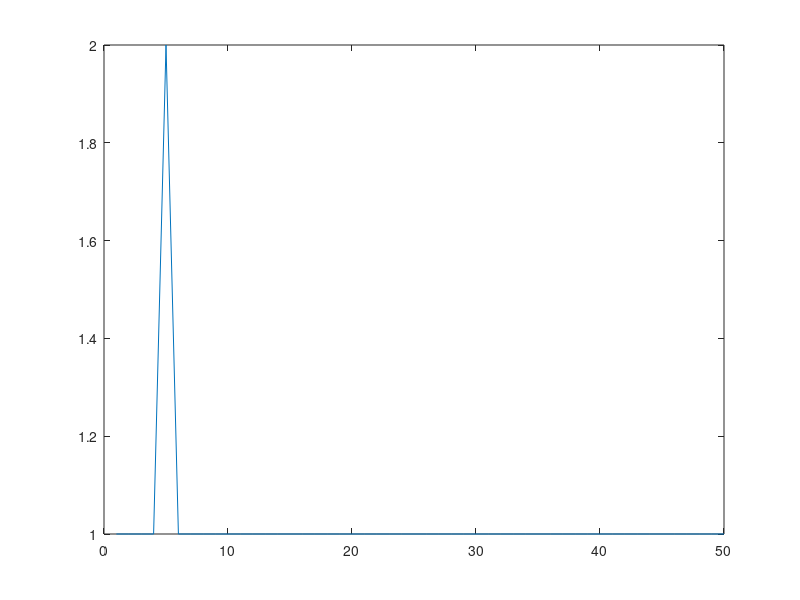

Write MATLAB code to recreate this figure.
x = [0 1];
y = [1 0];
w = 0;
b = 0;
alpha = 0.1;
theta = 0.5;
iter = 50;
for k=1:iter
    for i=1:2
        a(i) = b + w*x(i);
        h(i) = (a(i) >= theta);
        if h(i) ~= y(i)
            w = w + alpha*y(i)*x(i);
            b = b + alpha*y(i);
        end
    end
    e(k) = sum((y-h).^2);
end
plot(e)

                